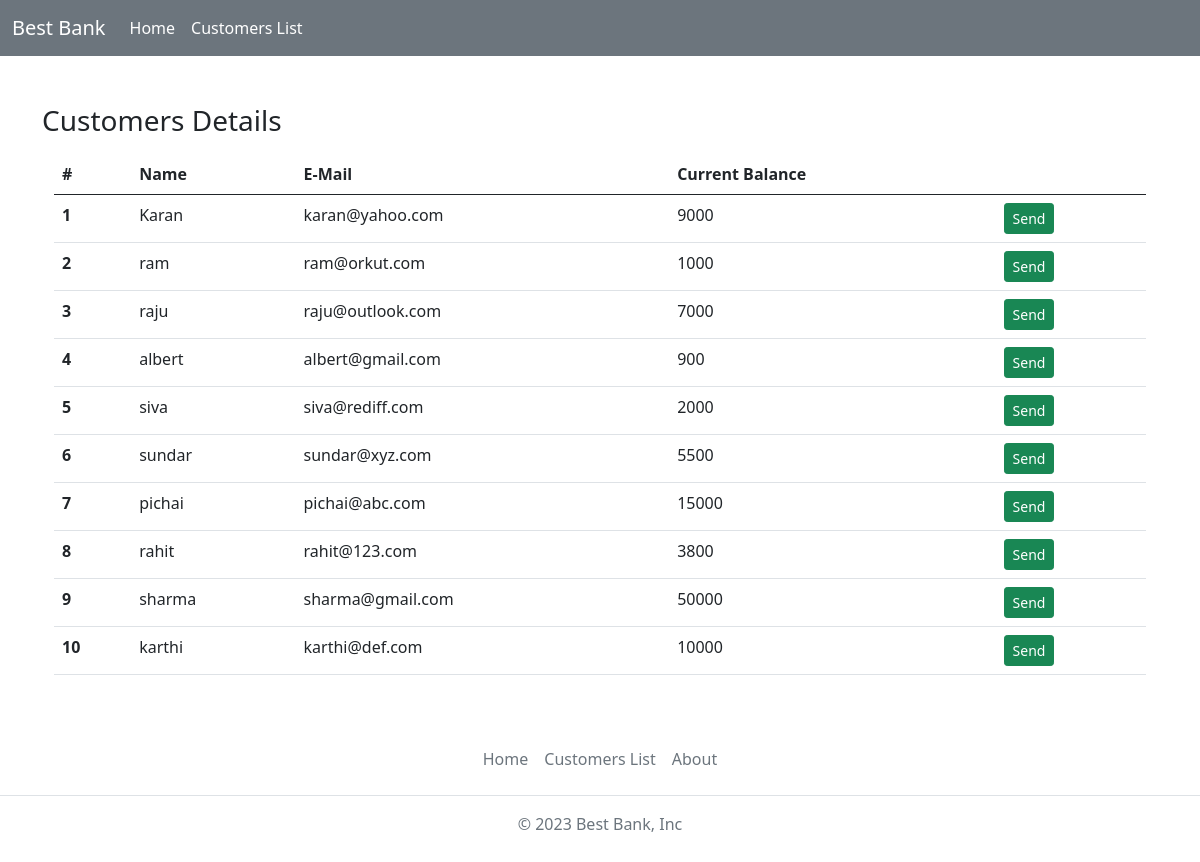
/customer.php, run on the app's committed database.
### tables this page shows
CREATE TABLE `customers` (
  `Cust_ID` int(11) NOT NULL,
  `Name` varchar(11) NOT NULL,
  `Email` varchar(20) NOT NULL,
  `Amount` double NOT NULL
);

### customer.php (the view, shortened to what this page needs)
<!DOCTYPE html>
<html lang="en">
<head>
    <link href="https://cdn.jsdelivr.net/npm/bootstrap@5.1.0/dist/css/bootstrap.min.css" rel="stylesheet">
</head>
<body>
<?php require_once './include/header.php';
    require 'connection.php';
    $sql = "SELECT * FROM `customers`";
    $result = mysqli_query($conn,$sql);
    $num_of_entry = mysqli_num_rows($result);
?>
        <div class="container my-5">
            <h3 class="text-dark">Customers Details</h3>
            <div class="container my-3">
            <table class="table table-hover">
                <thead>
                  <tr>
                    <th scope="col">#</th>
                    <th scope="col">Name</th>
                    <th scope="col">E-Mail</th>
                    <th scope="col">Current Balance</th>
                    <th scope="col"></th>
                  </tr>
                </thead>
                <tbody>
                <?php
                  if($num_of_entry>0){
                    while($row = mysqli_fetch_assoc($result)){
                      echo "<tr>
                    <th scope='row'>".$row['Cust_ID']."</th>
                    <td>".$row['Name']."</td>
                    <td>".$row['Email']."</td>
                    <td>".$row['Amount']."</td>
                    <td><a href='send.php?name=".$row['Name']."'><button type='button' class='btn btn-success btn-sm'>Send</button></a></td>
                  </tr>";
                    }
                  }else{
                    echo "<script>alert('No data found in table!');</script>";
                  }
                ?>
                </tbody>
              </table>
              </div>
        </div>
        <?php require_once './include/footer.php' ?>
</body>
</html>

### include/header.php (shortened to what this page needs)
<nav class="navbar navbar-expand-lg navbar-dark bg-secondary">
    <div class="container-fluid">
      <a class="navbar-brand" href="#">Best Bank</a>
      <div class="collapse navbar-collapse" id="navbarSupportedContent">
        <ul class="navbar-nav me-auto mb-2 mb-lg-0">
          <li class="nav-item">
            <a class="nav-link active" aria-current="page" href="index.php">Home</a>
          </li>
          <li class="nav-item">
            <a class="nav-link active" aria-current="page" href="customer.php">Customers List</a>
          </li>
        </ul>
      </div>
    </div>
  </nav>

### include/footer.php
<footer class="py-3 my-4">
  <ul class="nav justify-content-center border-bottom pb-3 mb-3">
    <li class="nav-item"><a href="index.php" class="nav-link px-2 text-muted">Home</a></li>
    <li class="nav-item"><a href="customer.php" class="nav-link px-2 text-muted">Customers List</a></li>
    <li class="nav-item"><a href="index.php#About" class="nav-link px-2 text-muted">About</a></li>
  </ul>
  <p class="text-center text-muted">© 2023 Best Bank, Inc</p>
</footer>

### data on the page
customers: Cust_ID "1", Name "Karan", Email "karan@yahoo.com", Amount "9000"
customers: Cust_ID "2", Name "ram", Email "ram@orkut.com", Amount "1000"
customers: Cust_ID "3", Name "raju", Email "raju@outlook.com", Amount "7000"
customers: Cust_ID "4", Name "albert", Email "albert@gmail.com", Amount "900"
customers: Cust_ID "5", Name "siva", Email "siva@rediff.com", Amount "2000"
customers: Cust_ID "6", Name "sundar", Email "sundar@xyz.com", Amount "5500"
customers: Cust_ID "7", Name "pichai", Email "pichai@abc.com", Amount "15000"
customers: Cust_ID "8", Name "rahit", Email "rahit@123.com", Amount "3800"
customers: Cust_ID "9", Name "sharma", Email "sharma@gmail.com", Amount "50000"
customers: Cust_ID "10", Name "karthi", Email "karthi@def.com", Amount "10000"
